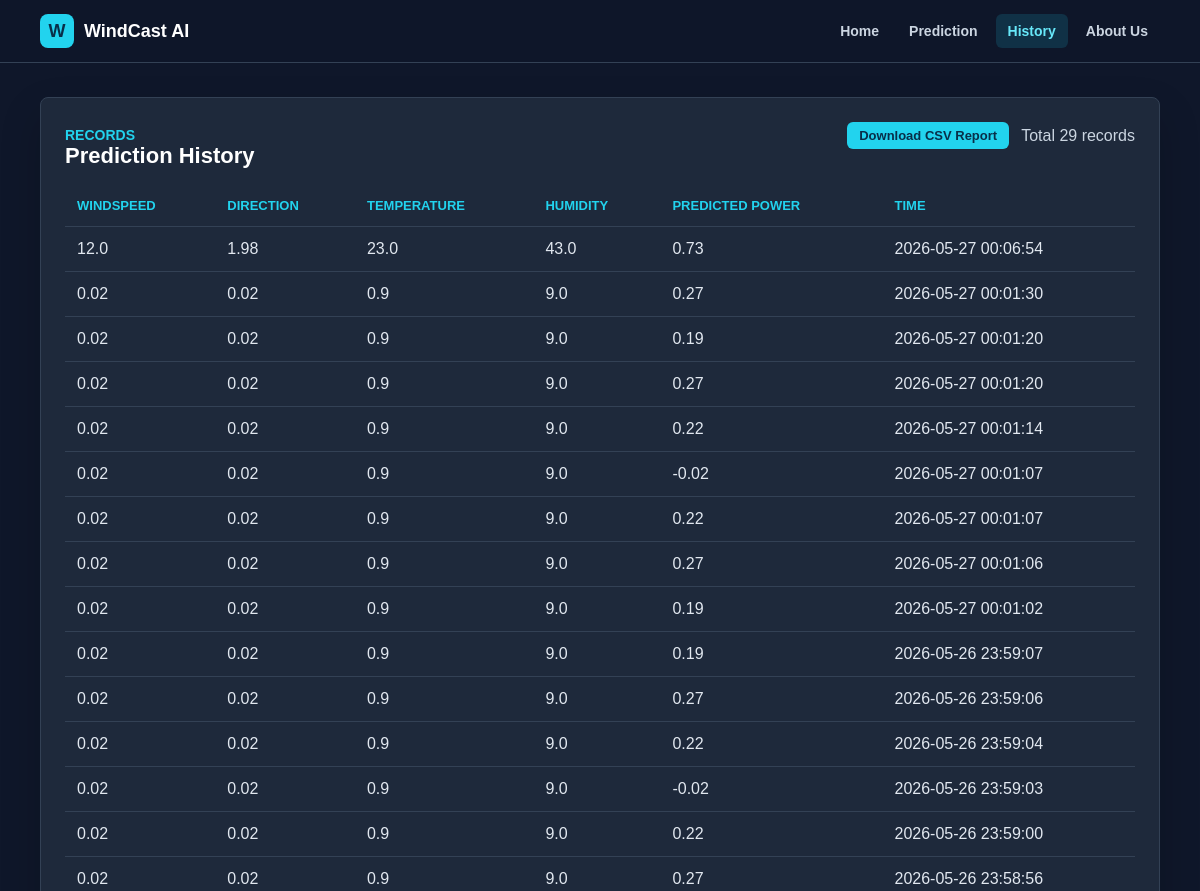
The app's page /history (upper part), older data.
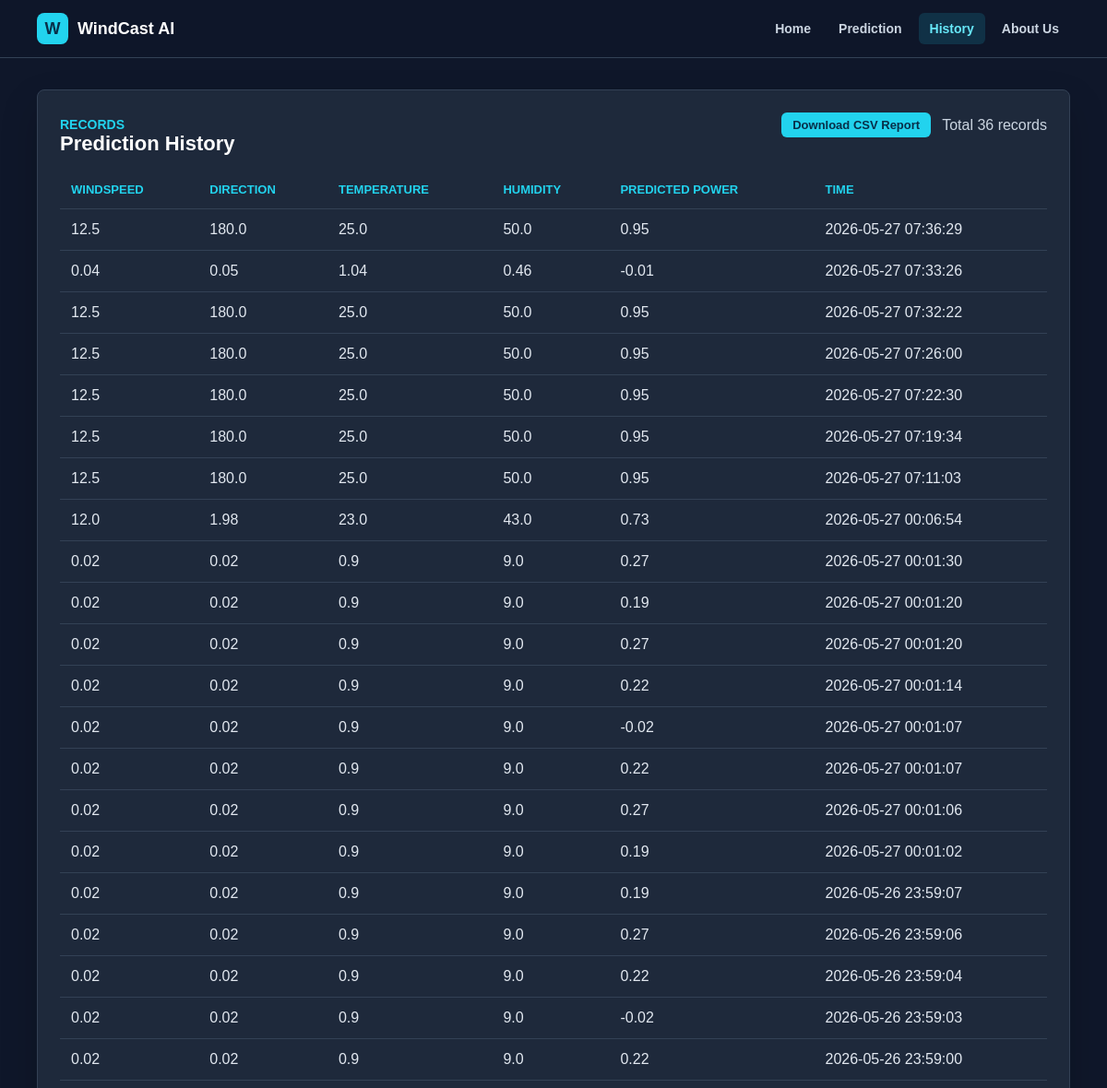
The same page, newer data.
### tables this page shows
CREATE TABLE predictions (id INTEGER PRIMARY KEY AUTOINCREMENT, windspeed REAL NOT NULL, winddirec REAL NOT NULL, temperature REAL NOT NULL, humidity REAL NOT NULL, predicted_power REAL NOT NULL, created_at TEXT NOT NULL);

### app.py (the view)
@app.route("/history")
def history_page():
    history = get_predictions(limit=None)
    return render_template("history.html", history=history)

### app.py (called while the page is built, shortened)
def get_predictions(limit=12):
    with sqlite3.connect(DB_PATH) as connection:
        connection.row_factory = sqlite3.Row
        if limit is None:
            rows = connection.execute(
                """
                SELECT * FROM predictions
                ORDER BY id DESC
                """
            ).fetchall()
    return [dict(row) for row in rows]

### templates/history.html (shortened to what this page needs)
{% extends "layout.html" %}
{% block content %}
<section class="card app-section">
    <div class="section-title">
        <div>
            <p class="eyebrow">Records</p>
            <h2>Prediction History</h2>
        </div>
        <div style="display: flex; align-items: center; gap: 12px; flex-wrap: wrap;">
            <a href="{{ url_for('download_report') }}" class="primary-link btn-small">Download CSV Report</a>
            <span>Total {{ history | length }} records</span>
        </div>
    </div>
    <div class="table-wrap">
        <table>
            <thead>
                <tr>
                    <th>Windspeed</th>
                    <th>Direction</th>
                    <th>Temperature</th>
                    <th>Humidity</th>
                    <th>Predicted Power</th>
                    <th>Time</th>
                </tr>
            </thead>
            <tbody>
                {% for row in history %}
                    <tr>
                        <td>{{ row.windspeed }}</td>
                        <td>{{ row.winddirec }}</td>
                        <td>{{ row.temperature }}</td>
                        <td>{{ row.humidity }}</td>
                        <td>{{ row.predicted_power }}</td>
                        <td>{{ row.created_at }}</td>
                    </tr>
                {% else %}
                    <tr>
                        <td colspan="6" class="empty-row">No prediction history yet.</td>
                    </tr>
                {% endfor %}
            </tbody>
        </table>
    </div>
</section>
{% endblock %}

Row changes from the older to the newer data that the page shows:
no longer on this page (row unchanged): predictions: windspeed "0.02", winddirec "0.02", temperature "0.9", humidity "9.0", predicted_power "0.27", created_at "2026-05-26 23:58:56"
added predictions: windspeed "12.5", winddirec "180.0", temperature "25.0", humidity "50.0", predicted_power "0.95", created_at "2026-05-27 07:36:29"
added predictions: windspeed "0.04", winddirec "0.05", temperature "1.04", humidity "0.46", predicted_power "-0.01", created_at "2026-05-27 07:33:26"
added predictions: windspeed "12.5", winddirec "180.0", temperature "25.0", humidity "50.0", predicted_power "0.95", created_at "2026-05-27 07:32:22"
added predictions: windspeed "12.5", winddirec "180.0", temperature "25.0", humidity "50.0", predicted_power "0.95", created_at "2026-05-27 07:26:00"
added predictions: windspeed "12.5", winddirec "180.0", temperature "25.0", humidity "50.0", predicted_power "0.95", created_at "2026-05-27 07:22:30"
added predictions: windspeed "12.5", winddirec "180.0", temperature "25.0", humidity "50.0", predicted_power "0.95", created_at "2026-05-27 07:19:34"
added predictions: windspeed "12.5", winddirec "180.0", temperature "25.0", humidity "50.0", predicted_power "0.95", created_at "2026-05-27 07:11:03"
Text that changed along with them:
{{ history | length }}: "29" → "36"
